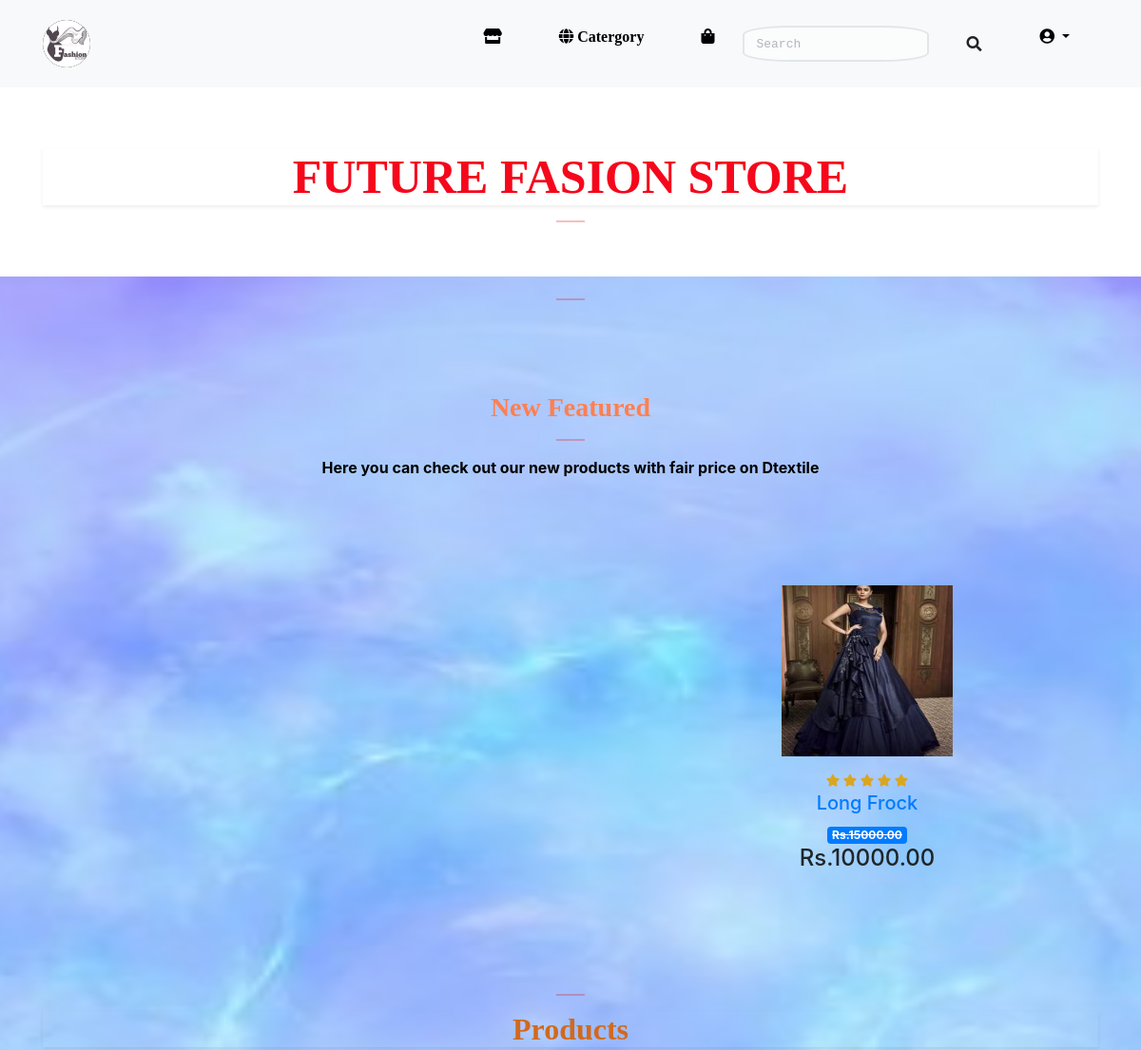
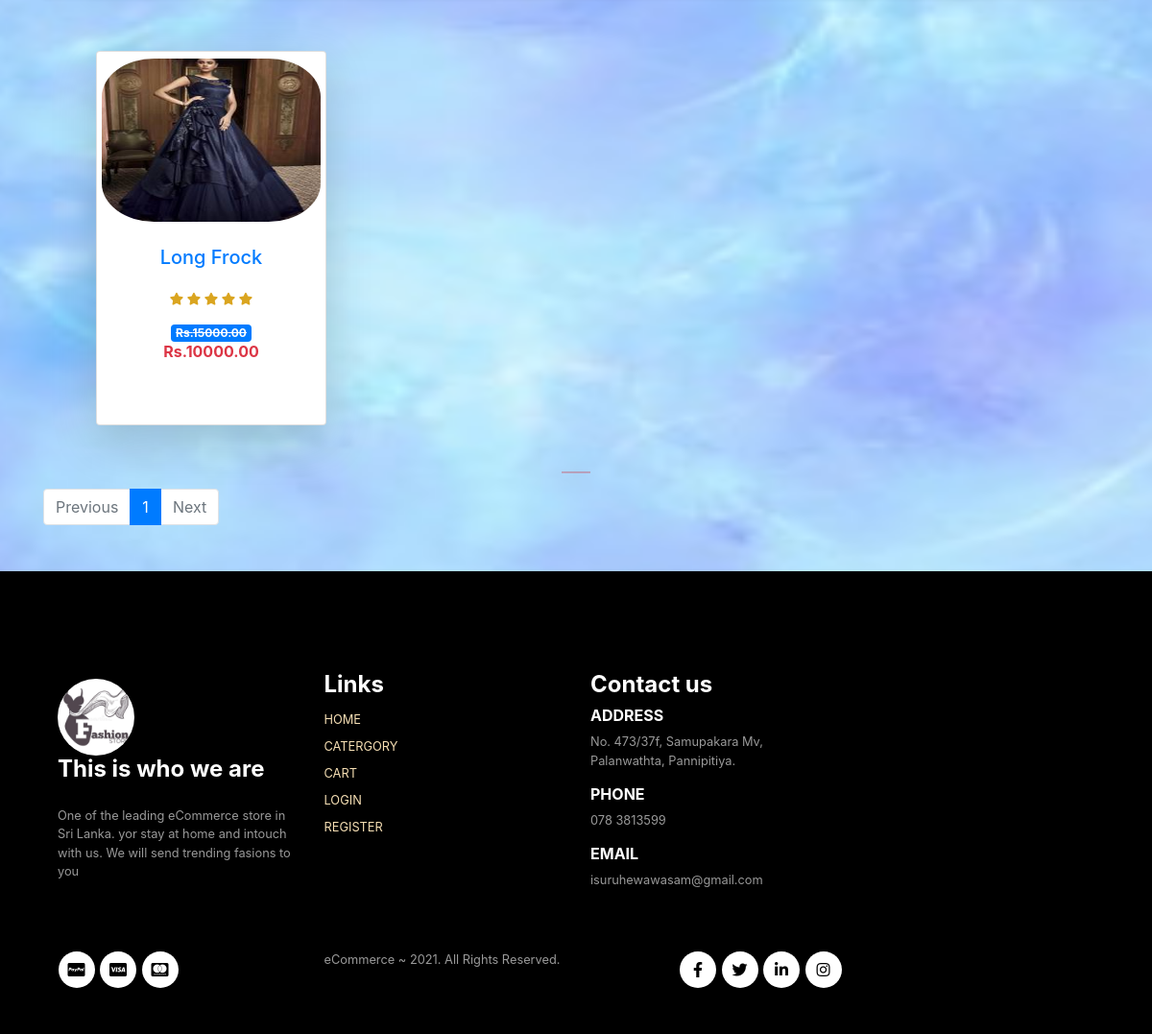
The page / on the database its author committed (2 pictures, top to bottom).
### payments/models.py (models this page shows, shortened)
class Product(models.Model):
    catergory = models.ForeignKey(Catergory,on_delete=models.CASCADE)
    product_name = models.CharField(max_length=500)
    slug = models.SlugField(unique=True)
    image =models.ImageField(upload_to= 'products')
    market_price = models.PositiveIntegerField()
    selling_price = models.PositiveIntegerField()
    discriptions = models.TextField()
    worenty = models.CharField(max_length=200,null=True,blank=True)
    return_policy =models.CharField(max_length=200,null=True,blank=True)
    view_count = models.PositiveIntegerField(default=0)

### payments/views.py (the view)
# urls.py: path('',HomeView.as_view(),name='home'),
class HomeView(TemplateView):
    template_name ='home.html'
    def get_context_data(self, **kwargs):
        contex=super().get_context_data(**kwargs)
        product_obj = Product.objects.all().order_by('-id')
        paginator = Paginator(product_obj, 3) # Show 3 contacts per page.
        page_number = self.request.GET.get('page')
        product_list = paginator.get_page(page_number)
        contex['product']=product_list
        contex['product_slider']=slider.objects.all().order_by('-id')[:5]
        contex['new_items']= Product.objects.all().order_by('-id')[:6]
        return contex

### templates/home.html (shortened to what this page needs)
{% extends 'base.html' %}
{% load static %}
{% block body %}
<div class="container ">
    <div class = "row mb-5 mt-5">
      <div class ="col-md-12">
        <h1 style="color:rgb(245, 8, 28); font-size: 50px; font-family: 'Times New Roman'; " class="text-center mt-3 fw-bold shadow-sm">FUTURE FASION STORE</h1>
    <hr class="mx-auto mt-3">
      </div>
    </div>
    <hr class="mx-auto">
    <section id="featured" class="my-5 pb-5">
      <div class="container text-center mt-5 py-5">
        <h3 class="new">New Featured</h3>
        <hr class="mx-auto">
        <p style="font-weight: bold; color: #000;">Here you can check out our new products with fair price on Dtextile</p>
      </div>
      <div class="row mx-auto container-fluid">
        <div class="product-center">
          {% for pro in new_items %}
          <div class="col-auto mt-5 text-center">
            <center><img class="img mb-3" src="{{pro.image.url}}" alt="" width="180" height="180"></center>
            <div class="star">
              <i class="fas fa-star"></i>
              <i class="fas fa-star"></i>
              <i class="fas fa-star"></i>
              <i class="fas fa-star"></i>
              <i class="fas fa-star"></i>
            </div>
            <h5 class="p-name"><a class="lin text-decoration-none" href="{% url 'product_details' pro.slug %}">{{pro.product_name}}</a></h5>
            <strike class="badge bg-primary text-warp">Rs.{{pro.market_price}}.00</strike>
            <h4>Rs.{{pro.selling_price}}.00</h4>
            </div>
          {% endfor %}
        </div>
      </div>
    </section>
    <section>
      <hr class=" mx-auto mt-3">
    <h2 style="color: chocolate;font-family: Cambria; " class="text-center mt-3 fw-bold shadow-sm">Products</h2>
    <div class="row">
        {% for pro in product %}
      <div class="col-lg-4 col-md-12 col-12 mt-5">
        <div class="card shadow-lg mx-auto" style="width: 15rem;" >
				  <img src="{{pro.image.url}}" class="card-img-top" alt="..."width="180" height="180" style="padding: 5px;border-radius: 25%; cursor: pointer;">
				  <div class="card-body">
				    <h5 class="card-title text-center"><a class="lin text-decoration-none" href="{% url 'product_details' pro.slug %}">{{pro.product_name}}</a></h5>
            <div class="star" style="color: goldenrod; padding: 10px 0; font-size: 0.8rem; text-align: center;">
              <i class="fas fa-star"></i>
              <i class="fas fa-star"></i>
              <i class="fas fa-star"></i>
              <i class="fas fa-star"></i>
              <i class="fas fa-star"></i>
            </div>
				    <center><strike class="badge bg-primary text-warp">Rs.{{pro.market_price}}.00</strike></center>
            <h6 class="fw-bold text-danger text-center">Rs.{{pro.selling_price}}.00</h6>
           <center><a href="{% url 'add_to_cart' pro.id %}" class="btn"></a></center>
				  </div>
			  </div>
      </div>
        {% endfor %}
    </div>
    </section>
    <hr class="mx-auto mt-5">
    <nav aria-label="...">
        <ul class="pagination">
            {% if product.has_previous %}
            <li class="page-item">
                <a class="page-link" href="?page={{ product.previous_page_number }}" tabindex="-1" aria-disabled="true">Previous</a>
              </li>
            {% else %}
          <li class="page-item disabled">
            <a class="page-link" href="#" tabindex="-1" aria-disabled="true">Previous</a>
          </li>
          {% endif %}
          {% for i in product.paginator.page_range %}
            {% if i == product.number %}
            <li class="page-item active"><a class="page-link">{{i}}</a></li>
            {% else %}
            <li class="page-item"><a class="page-link" href="?page={{i}}">{{i}}</a></li>
            {% endif %}
          {% endfor %}
          {% if product.has_next %}
          <li class="page-item">
            <a class="page-link" href="?page={{ product.next_page_number }}">Next</a>
          </li>
          {% else %}
          <li class="page-item disabled">
            <a class="page-link" href="#" tabindex="-1" aria-disabled="true">Next</a>
          </li>
          {% endif %}
        </ul>
      </nav>
</div>
{% endblock %}

### static/style.css (style rules this page uses)
hr { background-color:rgb(233, 7, 7); height: 8px; width: 30px; }
#bg { background-repeat: no-repeat; background-position: center; background-size:1500px 1600px; }
.new { font-family:'Times New Roman', Times, serif; color: coral; font-weight: bold; }
.product-center { cursor: pointer; margin: bottom 2rem; }
.star { font-size: 0.8rem; color:goldenrod; margin: 2px; }
.card img { cursor: pointer; padding:2px; margin-top: 2px; }

### rows shown on the page
Product: image (picture), product_name "Long Frock", market_price "15000", selling_price "10000"

### other values the page prints
{{ i }} "1"
